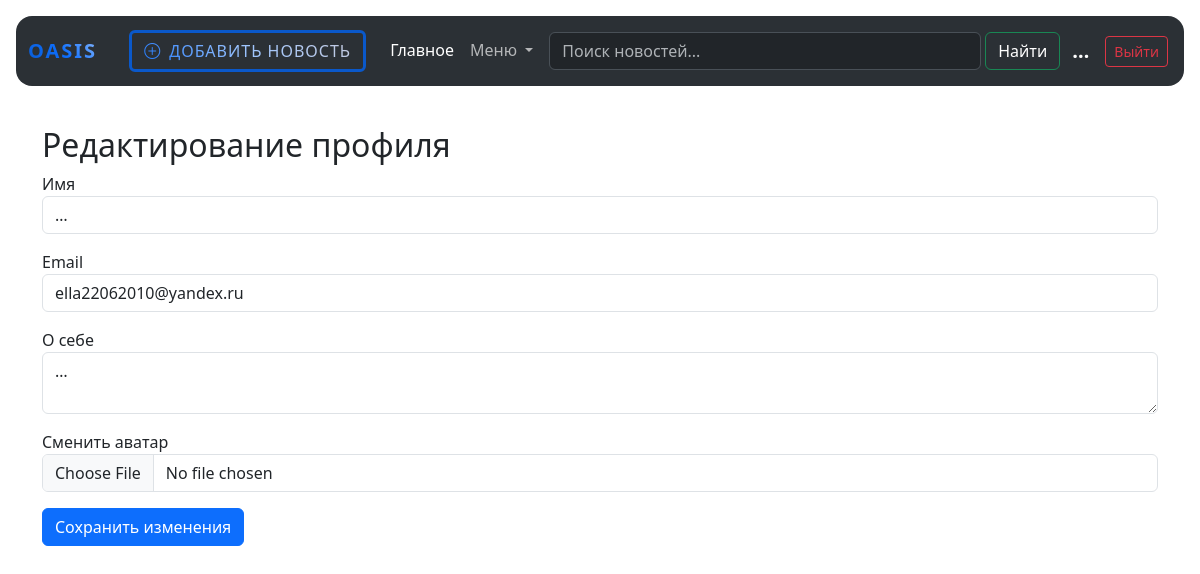
Screenshot of /edit_profile (signed in) with the database file from the repository.
### data/users.py (models this page shows, shortened)
class User(SqlAlchemyBase, UserMixin):
    __tablename__ = 'users'
    id = sqlalchemy.Column(sqlalchemy.Integer, primary_key=True, autoincrement=True)
    name = sqlalchemy.Column(sqlalchemy.String, nullable=True)
    about = sqlalchemy.Column(sqlalchemy.String, nullable=True)
    email = sqlalchemy.Column(sqlalchemy.String, index=True, unique=True, nullable=True)
    hashed_password = sqlalchemy.Column(sqlalchemy.String, nullable=True)
    created_date = sqlalchemy.Column(sqlalchemy.DateTime, default=datetime.datetime.now)
    file = sqlalchemy.Column(sqlalchemy.String, nullable=True)
    news = orm.relationship("News", back_populates='user')

### main.py (the view)
@app.route('/edit_profile', methods=['GET', 'POST'])
@login_required
def edit_profile():
    form = EditProfileForm()
    if form.validate_on_submit():
        db_sess = db_session.create_session()
        user = db_sess.query(User).filter(User.id == current_user.id).first()
        if form.file.data:
            file = form.file.data
            filename = secure_filename(file.filename)
            file.save(os.path.join(UPLOAD_FOLDER, filename))
            user.file = filename  # Меняем данные у найденного объекта user
        user.name = form.name.data
        user.email = form.email.data
        user.about = form.about.data
        db_sess.commit()  # Теперь commit увидит изменения в объекте user
        flash('Профиль обновлен!')
        return redirect(f'/profile/{user.id}')
    elif request.method == 'GET':
        form.name.data = current_user.name
        form.email.data = current_user.email
        form.about.data = current_user.about
    return render_template('edit_profile.html', title='Редактирование профиля', form=form)

### forms/edit_profile.py
class EditProfileForm(FlaskForm):
    name = StringField('Имя', validators=[DataRequired()])
    email = StringField('Email', validators=[DataRequired()])
    about = TextAreaField('О себе')
    file = FileField('Сменить аватар', validators=[FileAllowed(['jpg', 'png', 'jpeg', 'gif'])])
    submit = SubmitField('Сохранить изменения')

### data/db_session.py (called while the page is built)
def create_session() -> Session:
    global __factory
    return __factory()

### main.py (called while the page is built)
@login_manager.user_loader
def load_user(user_id):
    db_sess = db_session.create_session()
    user = db_sess.get(User, user_id)
    return user

### templates/edit_profile.html (shortened to what this page needs)
{% extends "base.html" %}
{% block content %}
<div class="container mt-4">
    <h2>Редактирование профиля</h2>
    <form action="" method="post" enctype="multipart/form-data">
        <div class="mb-3">{{ form.name.label }}<br>{{ form.name(class="form-control") }}</div>
        <div class="mb-3">{{ form.email.label }}<br>{{ form.email(class="form-control") }}</div>
        <div class="mb-3">{{ form.about.label }}<br>{{ form.about(class="form-control") }}</div>
        <div class="mb-3">{{ form.file.label }}<br>{{ form.file(class="form-control") }}</div>
        <p>{{ form.submit(class="btn btn-primary") }}</p>
    </form>
</div>
{% endblock %}

### templates/base.html (shortened to what this page needs)
<!DOCTYPE html>
<html lang="en">
<head>
    <link href="https://cdn.jsdelivr.net/npm/bootstrap@5.3.8/dist/css/bootstrap.min.css" rel="stylesheet"
>
    <link rel="stylesheet" href="https://cdn.jsdelivr.net/npm/bootstrap-icons@1.11.3/font/bootstrap-icons.min.css">
</head>
<body>
<header>
    <div class="container-fluid p-3" data-bs-theme="dark">
        <nav class="navbar navbar-expand-lg bg-body-tertiary rounded-4">
            <div class="container-fluid">
                <a class="navbar-brand" href="/">Oasis</a>
                <div class="collapse navbar-collapse" id="navbarSupportedContent">
                    {% if current_user.is_authenticated %}
                    <ul class="navbar-nav me-auto mb-2 mb-lg-0">
                        <li class="nav-item d-flex align-items-center mx-3">
                            <a href="/news" class="btn btn-custom-add">
                                <i class="bi bi-plus-circle"></i> Добавить новость
                            </a>
                        </li>
                        <li class="nav-item">
                            <a class="nav-link active" aria-current="page" href="/">Главное</a>
                        </li>
                        <li class="nav-item dropdown">
                            <a class="nav-link dropdown-toggle" href="#" role="button" data-bs-toggle="dropdown"
                               aria-expanded="false">
                                Меню
                            </a>
                        </li>
                    </ul>
                    <form class="d-flex flex-grow-1 p-2" role="search" action="/" method="GET">
                        <input class="form-control me-1" type="search" name="q" placeholder="Поиск новостей..."
                               aria-label="Search" value="{{ request.args.get('q', '') }}"/>
                        <button class="btn btn-outline-success text-white" type="submit">Найти</button>
                    </form>
                    <ul class="navbar-nav ms-auto p-1 align-items-center">
                        <li class="nav-item d-flex align-items-center">
                            <a href="/profile/{{ current_user.id }}"
                               class="text-decoration-none text-white fs-5 fw-semibold me-3">
                                {{ current_user.name }}
                            </a>
                            <a href="/logout" class="btn btn-sm btn-outline-danger">Выйти</a>
                        </li>
                    </ul>
                    {% endif %}
                </div>
            </div>
        </nav>
    </div>
</header>
{% block content %}{% endblock %}
</body>
</html>

### templates/base.html (style rules this page uses)
.navbar-brand { font-weight: 800; text-transform: uppercase; letter-spacing: 2px; background: linear-gradient(45deg, #0a58ca, #0d6efd, #9ec5fe); -webkit-background-clip: text; -webkit-text-fill-color: transparent; display: inline-block; }
.btn-custom-add { border: 3px solid #0a58ca; font-weight: 500; text-transform: uppercase; letter-spacing: 1px; transition: all 0.3s ease-in-out; background: linear-gradient(45deg, #0d6efd, #9ec5fe, #ccccd9); -webkit-background-clip: text; -webkit-text-fill-color: transparent; display: inline-flex; align-items: center; gap: 8px; }

### rows the page displays
User: name "…", email "ella22062010@yandex.ru", about "…"
